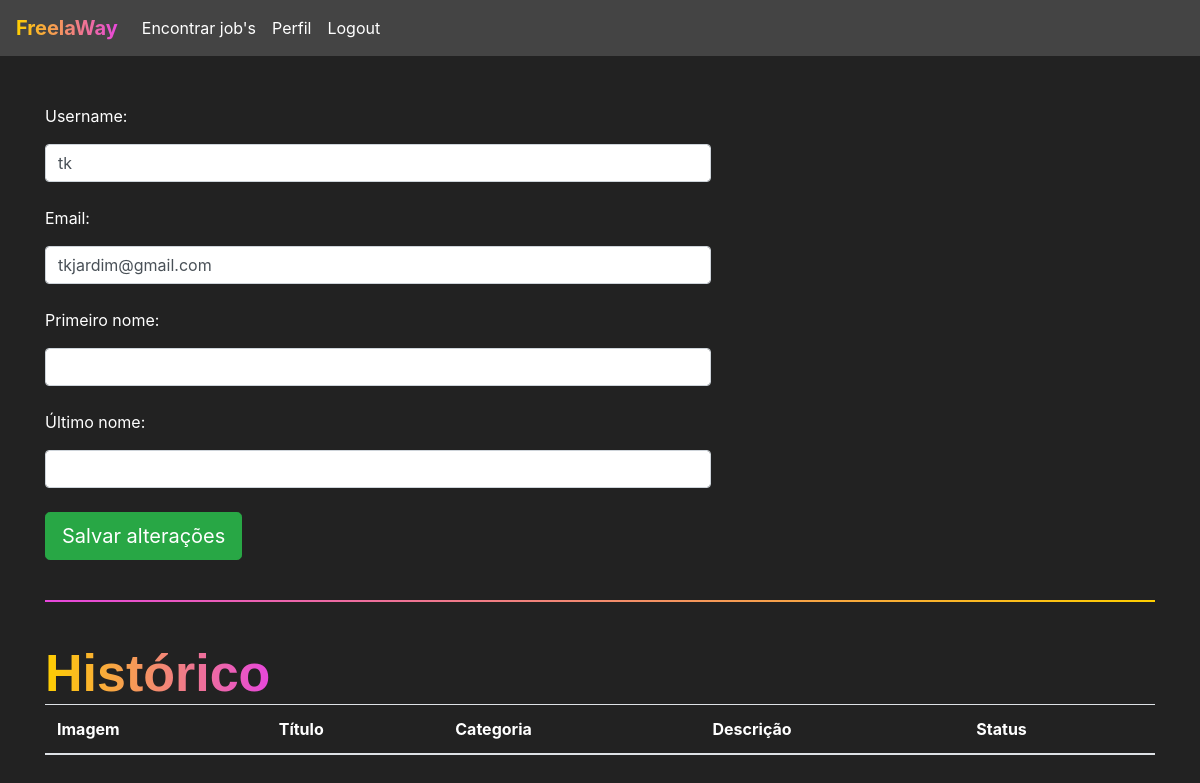
Page /jobs/perfil/ (signed in) on the earlier database version.
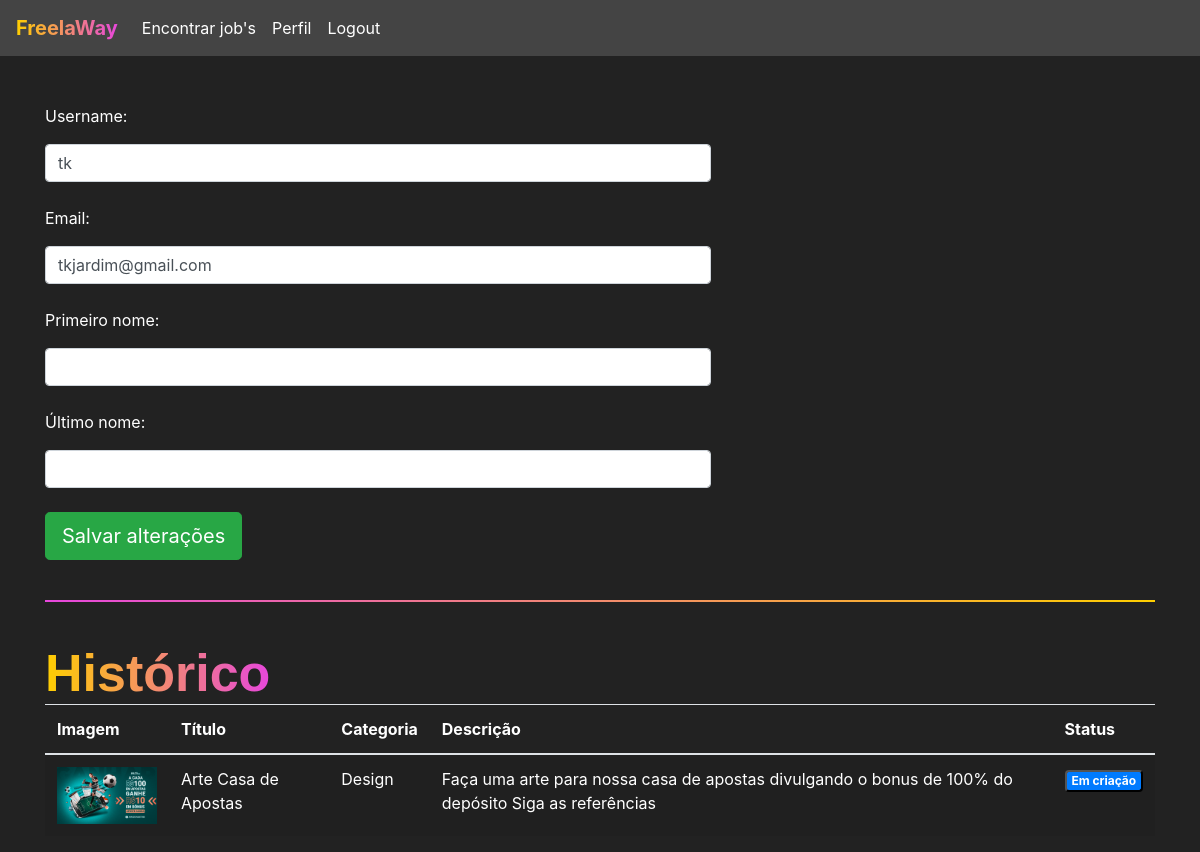
Same page on the later database version.
### jobs/models.py (models this page shows, shortened)
class Jobs(models.Model):
    categoria_choices = (('D', 'Design'),
                         ('EV', 'Edição de Vídeo'))
    status_choices = (('C', 'Em criação'),
                      ('AA', 'Aguardando aprovação'),
                      ('F', 'Finalizado'))
    titulo = models.CharField(max_length=200)
    descricao = models.TextField()
    categoria = models.CharField(max_length=2, choices=categoria_choices, default="D")
    prazo_entrega = models.DateTimeField()
    preco = models.FloatField()
    referencias = models.ManyToManyField(Referencias)
    profissional = models.ForeignKey(User, on_delete=models.DO_NOTHING, null=True, blank=True)
    reservado = models.BooleanField(default=False)
    status = models.CharField(max_length=2, choices=status_choices, default='C')
    arquivo_final = models.FileField(null=True, blank=True)

class Referencias(models.Model):
    arquivo = models.FileField(upload_to='referencias')
    def __str__(self) -> str:
        return self.arquivo.url

### jobs/views.py (the view, shortened to what this page needs)
# urls.py: path('perfil/', views.perfil, name="perfil"),
@login_required(login_url='/auth/logar')
def perfil(request):
    if request.method == "GET":
        jobs = Jobs.objects.filter(profissional=request.user)
        return render(request, 'perfil.html', {'jobs': jobs})

### jobs/templates/perfil.html (shortened to what this page needs)
{% extends 'base.html' %}
{% load static %}
{% block 'head' %}
		<link rel="stylesheet" href="{% static 'jobs/css/encontrar_jobs.css' %}">
    <link rel="stylesheet" href="{% static 'jobs/css/perfil.css' %}">
{% endblock %}
{% block 'body' %}
    <br>
    <br>
    <div class="container">
        <div style="width: 60%">
            <form action="{% url 'perfil' %}" method="POST">{% csrf_token %}
                <p>Username:</p>
                <input type="text" class="form-control" value="{{user.username}}" name="username">
                <br>
                <p>Email:</p>
                <input type="email" class="form-control" value="{{user.email}}" name="email">
                <br>
                <p>Primeiro nome:</p>
                <input type="text" class="form-control" value="{{user.first_name}}" name="primeiro_nome">
                <br>
                <p>Último nome:</p>
                <input type="text" class="form-control" value="{{user.last_name}}" name="ultimo_nome">
                <br>
                <input type="submit" class="btn btn-success btn-lg" value="Salvar alterações">
            </form>
        </div>
        <br>
        <hr class="borda-degrade">
        <br>
        <h4 class="titulo">Histórico</h4>
        <table style="background-color: #222; color: white;" class="table table-striped">
            <thead>
                <tr>
                <th scope="col">Imagem</th>
                <th scope="col">Título</th>
                <th scope="col">Categoria</th>
                <th scope="col">Descrição</th>
                <th scope="col">Status</th>
                </tr>
            </thead>
            <tbody>
            {% for job in jobs %}
    <tr>
            <th scope="row"><img width="100px" src="{{job.referencias.all.0}}"></th>
            <td>{{job.titulo}}</td>
            <td>
                {% if job.categoria == 'D'%}
                    Design
                {% else %}
                    Edição de vídeo
                {% endif%}
            </td>
            <td>{{job.descricao}}</td>
            <td>
                {% if job.status == 'AA'%}
                    <span class="badge badge-info">Aguardando aprovação</span>
                {% elif job.status == 'C' %}
                <button class="badge badge-primary" data-toggle="modal" data-target="#modal-job-{{job.id}}">Em criação</button>
                {% else %}
                    <span class="badge badge-success">Finalizado</span>
                {% endif %}
            </td>
    </tr>
{% endfor %}
            </tbody>
        </table>
    </div>
{% endblock %}

Differences in the rows shown:
added Jobs: referencias.all.0 (picture), titulo "Arte Casa de Apostas", categoria "Design", descricao "Faça uma arte para nossa casa de apostas divulgando o bonus de 100% do depósito Siga as referências"
